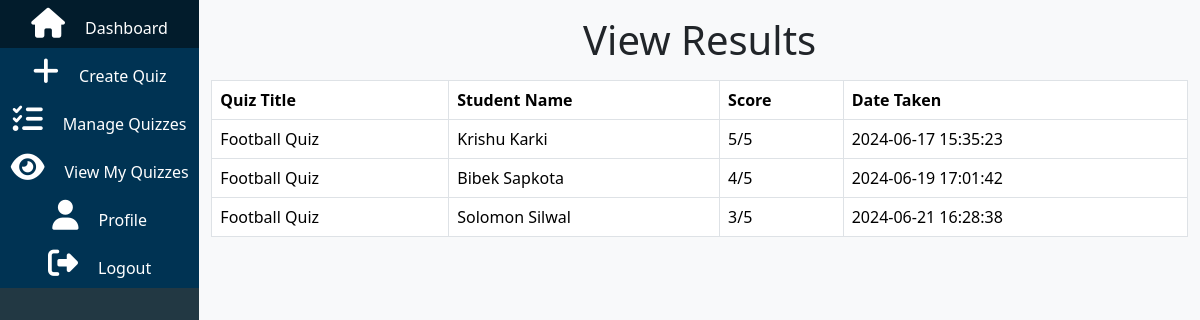
/public/quiz/viewresult/3 (signed in), run on the app's committed database.
### tables this page shows
CREATE TABLE `attempt` (
  `quiz_id` int(11) NOT NULL,
  `student_id` int(11) NOT NULL,
  `marks` int(11) NOT NULL DEFAULT 0,
  `created_at` timestamp NOT NULL DEFAULT current_timestamp(),
  `id` int(11) NOT NULL
);

CREATE TABLE `quiz` (
  `id` int(11) NOT NULL,
  `title` varchar(255) NOT NULL,
  `user_id` int(11) NOT NULL,
  `subject` varchar(50) DEFAULT NULL,
  `level` int(5) NOT NULL,
  `created_at` timestamp NOT NULL DEFAULT current_timestamp(),
  `updated_at` timestamp NOT NULL DEFAULT current_timestamp(),
  `description` text DEFAULT NULL
);

CREATE TABLE `users` (
  `id` int(11) NOT NULL,
  `name` varchar(30) NOT NULL,
  `email` varchar(50) NOT NULL,
  `phone_num` varchar(10) NOT NULL,
  `username` varchar(30) NOT NULL,
  `role` varchar(20) NOT NULL,
  `age` int(11) NOT NULL,
  `password` varchar(255) DEFAULT NULL,
  `created_at` timestamp NOT NULL DEFAULT current_timestamp(),
  `pet_name` varchar(255) DEFAULT ''
);

### app/core/Controller.php (called while the page is built, shortened)
<?php
class Controller{
    public function model($model){
        return new $model();
    }
    public function view($view,$data=[]){
        require_once "../app/views/".$view.".php";
    }
}

### app/core/App.php (called while the page is built, shortened)
<?php
class App{
    protected $method = "index";
    public function __construct(){
       $url = $this->parseUrl();
       if(file_exists('../app/controller/'.$url[0].'.php')){
            unset($url[0]);
       }
        $this->controller = new $this->controller;
        if(isset($url[1])){
            if(method_exists($this->controller,$url[1])){
                $this->method = $url[1];
                unset($url[1]);
            }
        }
        $this->params = $url ? array_values($url):[];
        call_user_func_array([$this->controller,$this->method],$this->params);
    }
    public function parseUrl(){
        if(isset($_GET['url'])){
            return $url = explode('/',filter_var(rtrim($_GET['url'],'/')),FILTER_SANITIZE_URL);
        }
    }
}

### public/index.php (called while the page is built)
<?php
require_once "../app/init.php";
$app = new App;

### app/core/Model.php (called while the page is built, shortened)
<?php
class Model {
    public function __construct() {
        $this->db = new mysqli('localhost', 'root', '', '23189617');
    }
}
?>

### app/model/Quizs.php (called while the page is built, shortened)
<?php
class Quizs extends Model {
    public function getInfoQuizOfTeacher($quiz_id){
        $stmt = $this->db->prepare("
            SELECT
                quiz.title AS title,
                quiz.level AS quiz_level,
                attempt.marks AS marks,
                attempt.created_at AS created_at,
                users.name AS name
            FROM
                quiz
            INNER JOIN
                attempt ON attempt.quiz_id = quiz.id
            INNER JOIN
                users ON attempt.student_id = users.id
            WHERE
                quiz.id = ?
        ");
        $stmt->bind_param('i', $quiz_id);
        $stmt->execute();
        $result = $stmt->get_result();
        $info = $result->fetch_all(MYSQLI_ASSOC);
        $stmt = $this->db->prepare("SELECT COUNT(*) as count FROM question INNER JOIN quiz ON question.quiz_id = quiz.id WHERE quiz.id = ?");
        $stmt->bind_param("i",$quiz_id);
        $stmt->execute();
        $count =  $stmt->get_result()->fetch_all(MYSQLI_ASSOC);
        $info['count'] = $count[0]['count'];
        return $info;
    }
}

### app/views/quiz/viewresult.php (the view, shortened to what this page needs)
<!DOCTYPE html>
<html lang="en">
<head>
    <link rel="stylesheet" href="../../../public/css/style.css">
    <link rel="stylesheet" href="/Concursonaire/public/css/dashboard.css">
</head>
<body>
<div class="d-flex main">
<?php include "../app/views/dashboard/sidebar.php"; ?>
    <div class="container">
        <h1 class="text-center my-3">View Results</h1>
        <?php if (isset($data['results']) && count($data['results']) > 0): ?>
            <table class="table table-bordered">
                <thead>
                    <tr>
                        <th>Quiz Title</th>
                        <th>Student Name</th>
                        <th>Score</th>
                        <th>Date Taken</th>
                    </tr>
                </thead>
                <tbody>
                <?php
$results = $data['results'];
$count = count($results);
for ($i = 0; $i < $count - 1; $i++):
    $result = $results[$i];
?>
    <tr>
        <td><?php echo htmlspecialchars($result['title']); ?></td>
        <td><?php echo htmlspecialchars($result['name']); ?></td>
        <td><?php echo htmlspecialchars($result['marks'] . '/' . $data['results']['count']); ?></td>
        <td><?php echo htmlspecialchars($result['created_at']); ?></td>
    </tr>
<?php endfor; ?>
                </tbody>
            </table>
        <?php else: ?>
            <p>No results found.</p>
        <?php endif; ?>
    </div>
</div>
</body>
</html>

### public/css/style.css (style rules this page uses)
body { background-color:#f8f9fa !important; }

### data on the page
attempt: quiz.title "Football Quiz", student.name "Krishu Karki", marks "5/5", created_at "2024-06-17 15:35:23"
attempt: quiz.title "Football Quiz", student.name "Bibek Sapkota", marks "4/5", created_at "2024-06-19 17:01:42"
attempt: quiz.title "Football Quiz", student.name "Solomon Silwal", marks "3/5", created_at "2024-06-21 16:28:38"
